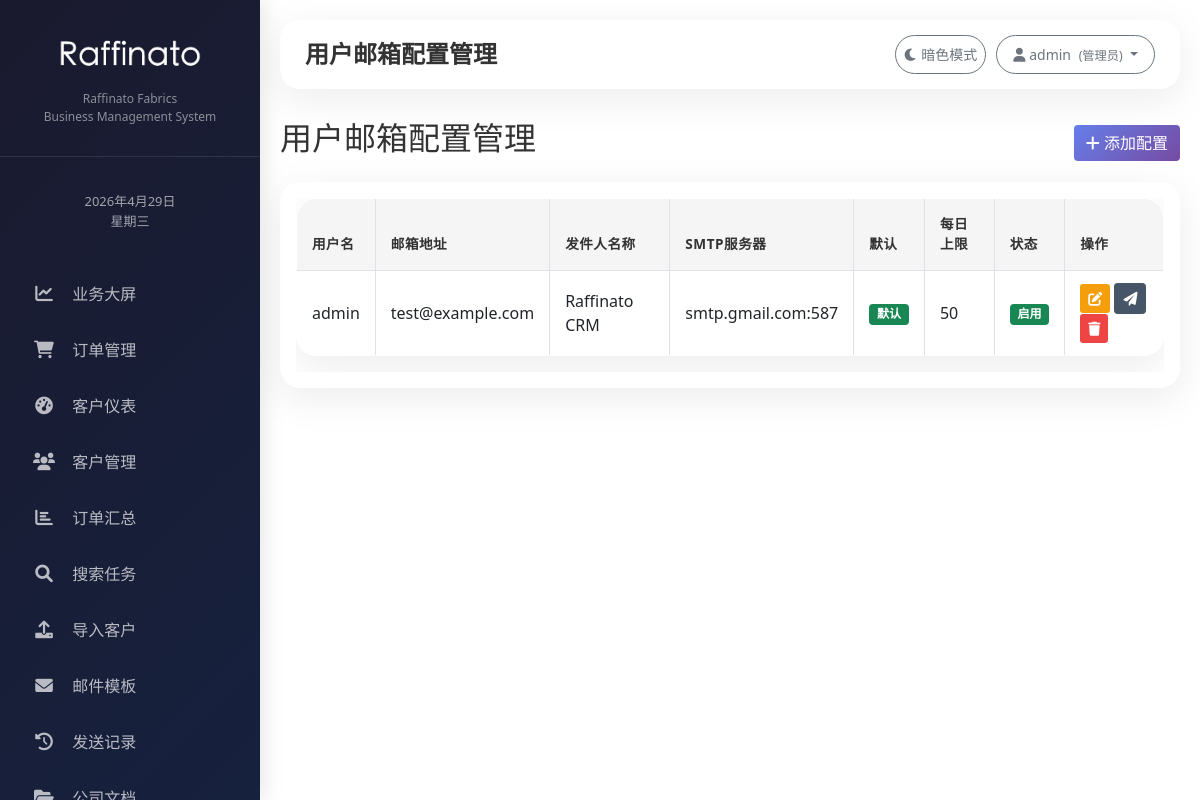
The page /customers/admin/email-configs/ (signed in) on the database its author committed.
### customers/models.py (models this page shows, shortened)
class User(AbstractUser):
    ROLE_CHOICES = [
        ('admin', '管理员'),
        ('general_manager', '总经理'),
        ('manager', '部门主管'),
        ('sales', '业务员'),
        ('documentary', '跟单员'),
    ]
    DEPARTMENT_CHOICES = [
        ('international', '外贸部'),
        ('domestic', '内贸部'),
        ('documentary', '跟单部'),
        ('management', '总经办'),
    ]
    role = models.CharField('角色', max_length=20, choices=ROLE_CHOICES, default='sales')
    department = models.CharField('部门', max_length=20, choices=DEPARTMENT_CHOICES, blank=True, null=True)
    real_name = models.CharField('真实姓名', max_length=50, blank=True, null=True)
    phone = models.CharField('手机号', max_length=20, blank=True, null=True)
    groups = models.ManyToManyField(
        'auth.Group',
        related_name='customers_user_set',
        blank=True,
        verbose_name='groups',
        help_text='The groups this user belongs to.',
    )
    user_permissions = models.ManyToManyField(
        'auth.Permission',
        related_name='customers_user_set',
        blank=True,
        verbose_name='user permissions',
        help_text='Specific permissions for this user.',
    )
    class Meta:
        db_table = 'customers_user'  # 避免与 auth_user 冲突
        verbose_name = '用户'
        verbose_name_plural = '用户'

class UserEmailConfig(models.Model):
    user = models.ForeignKey(settings.AUTH_USER_MODEL, on_delete=models.CASCADE, related_name='email_configs')
    email = models.CharField('邮箱地址', max_length=200)
    smtp_host = models.CharField('SMTP服务器', max_length=200, default='smtp.exmail.qq.com')
    smtp_port = models.IntegerField('SMTP端口', default=587)
    smtp_password = models.CharField('邮箱密码', max_length=200)
    from_name = models.CharField('发件人名称', max_length=100)
    signature = models.TextField('邮件签名', blank=True)
    is_default = models.BooleanField('是否默认', default=False)
    daily_limit = models.IntegerField('每日上限', default=200)
    sent_today = models.IntegerField('今日已发送', default=0)
    is_active = models.BooleanField('是否启用', default=True)
    last_reset_date = models.DateField('上次重置日期', auto_now_add=True)
    created_at = models.DateTimeField('创建时间', auto_now_add=True)
    updated_at = models.DateTimeField('更新时间', auto_now=True)
    class Meta:
        db_table = 'user_email_configs'
        verbose_name = '用户邮箱配置'
        verbose_name_plural = '用户邮箱配置'
        ordering = ['-is_default', '-created_at']

### customers/views.py (the view)
# urls.py: path('admin/email-configs/', views.admin_email_config_list, name='admin_email_config_list'),
@login_required
def admin_email_config_list(request):
    if not (request.user.is_superuser or request.user.role == 'admin'):
        messages.error(request, '权限不足')
        return redirect('email_config_list')  # 普通用户跳转到自己的列表
    configs = UserEmailConfig.objects.select_related('user').all().order_by('-created_at')
    return render(request, 'customers/admin_email_config_list.html', {'configs': configs})

### templates/customers/admin_email_config_list.html (shortened to what this page needs)
{% extends 'base.html' %}
{% block page_title %}用户邮箱配置管理{% endblock %}
{% block content %}
<div class="d-flex justify-content-between align-items-center mb-3">
    <h2>用户邮箱配置管理</h2>
    <a href="{% url 'admin_email_config_create' %}" class="btn btn-primary">
        <i class="fas fa-plus"></i> 添加配置
    </a>
</div>
<div class="card-modern">
    <div class="card-body">
        <div class="table-responsive">
            <table class="table table-modern">
                <thead>
                    <tr>
                        <th>用户名</th>
                        <th>邮箱地址</th>
                        <th>发件人名称</th>
                        <th>SMTP服务器</th>
                        <th>默认</th>
                        <th>每日上限</th>
                        <th>状态</th>
                        <th>操作</th>
                    </tr>
                </thead>
                <tbody>
                    {% for config in configs %}
                    <tr>
                        <td>{{ config.user.real_name|default:config.user.username }}</td>
                        <td>{{ config.email }}</td>
                        <td>{{ config.from_name }}</td>
                        <td>{{ config.smtp_host }}:{{ config.smtp_port }}</td>
                        <td>
                            {% if config.is_default %}
                                <span class="badge bg-success">默认</span>
                            {% endif %}
                        </td>
                        <td>{{ config.daily_limit }}</td>
                        <td>
                            {% if config.is_active %}
                                <span class="badge bg-success">启用</span>
                            {% else %}
                                <span class="badge bg-danger">禁用</span>
                            {% endif %}
                        </td>
                        <td>
                            <a href="{% url 'admin_email_config_edit' config.id %}" class="btn btn-sm btn-warning">
                                <i class="fas fa-edit"></i>
                            </a>
                            <button class="btn btn-sm btn-info test-email" data-id="{{ config.id }}" data-email="{{ config.email }}">
                                <i class="fas fa-paper-plane"></i>
                            </button>
                            <a href="{% url 'admin_email_config_delete' config.id %}" class="btn btn-sm btn-danger" onclick="return confirm('确定删除？')">
                                <i class="fas fa-trash"></i>
                            </a>
                        </td>
                    </tr>
                    {% empty %}
                    <tr>
                        <td colspan="8" class="text-center">暂无邮箱配置</td>
                    </tr>
                    {% endfor %}
                </tbody>
            </table>
        </div>
    </div>
</div>
{% endblock %}

### templates/base.html (shortened to what this page needs)
<!DOCTYPE html>
<html lang="zh-CN">
<head>
    <link href="https://cdn.jsdelivr.net/npm/bootstrap@5.1.3/dist/css/bootstrap.min.css" rel="stylesheet">
    <link rel="stylesheet" href="https://cdnjs.cloudflare.com/ajax/libs/font-awesome/6.0.0/css/all.min.css">
    {% load static %}
    <link rel="stylesheet" href="{% static 'css/custom.css' %}">
</head>
<body>
<body>
<div class="sidebar">
    <div class="sidebar-logo" style="padding: 30px 20px; text-align: center; border-bottom: 1px solid rgba(255,255,255,0.1);">
        <img src="/media/logo/logo.png" alt="Logo" style="max-width: 150px; max-height: 60px; margin-bottom: 10px;" onerror="this.style.display='none'; this.nextSibling.style.display='block';">
        <p style="color: rgba(255,255,255,0.5); font-size: 0.75rem;">Raffinato Fabrics</p>
        <p style="color: rgba(255,255,255,0.5); font-size: 0.75rem;">Business Management System</p>
    </div>
<div class="sidebar-date" style="padding: 15px 20px; text-align: center;">
    <div id="currentDate" style="color: rgba(255,255,255,0.6); font-size: 13px;"></div>
</div>
    <ul class="nav flex-column" style="padding: 20px 0;">
    <li class="nav-item"><a class="nav-link" href="{% url 'stats_dashboard' %}" data-url="{% url 'stats_dashboard' %}"><i class="fas fa-chart-line"></i> 业务大屏</a></li>
    <li class="nav-item"><a class="nav-link" href="/customers/orders/" data-url="/customers/orders/"><i class="fas fa-shopping-cart"></i> 订单管理</a></li>
    <li class="nav-item"><a class="nav-link" href="{% url 'dashboard' %}" data-url="{% url 'dashboard' %}"><i class="fas fa-tachometer-alt"></i> 客户仪表</a></li>
    <li class="nav-item"><a class="nav-link" href="{% url 'customer_list' %}" data-url="{% url 'customer_list' %}"><i class="fas fa-users"></i> 客户管理</a></li>
    <li class="nav-item"><a class="nav-link" href="{% url 'order_summary' %}" data-url="{% url 'order_summary' %}"><i class="fas fa-chart-bar"></i> 订单汇总</a></li>
    <li class="nav-item"><a class="nav-link" href="{% url 'search_task_list' %}" data-url="{% url 'search_task_list' %}"><i class="fas fa-search"></i> 搜索任务</a></li>
    <li class="nav-item"><a class="nav-link" href="{% url 'import_customers' %}" data-url="{% url 'import_customers' %}"><i class="fas fa-upload"></i> 导入客户</a></li>
    <li class="nav-item"><a class="nav-link" href="/templates/" data-url="/templates/"><i class="fas fa-envelope"></i> 邮件模板</a></li>
    <li class="nav-item"><a class="nav-link" href="/send-logs/" data-url="/send-logs/"><i class="fas fa-history"></i> 发送记录</a></li>
    <li class="nav-item"><a class="nav-link" href="{% url 'document_list' %}" data-url="{% url 'document_list' %}"><i class="fas fa-folder-open"></i> 公司文档</a></li>
</ul>
</div>
<div class="main-content">
<div style="display: flex; justify-content: space-between; align-items: center; border-radius: 20px; padding: 15px 25px; margin-bottom: 30px; box-shadow: 0 10px 40px rgba(0,0,0,0.08);">
    <div style="display: flex; align-items: center; gap: 15px;">
        <h1 style="font-size: 1.5rem; font-weight: 600; margin: 0;">{% block page_title %}客户管理{% endblock %}</h1>
    </div>
    <div style="display: flex; gap: 10px;">
        <button id="darkModeToggle" class="btn btn-sm btn-outline-secondary" style="border-radius: 40px;">
            <i class="fas fa-moon"></i> 暗色模式
        </button>
        <div class="dropdown">
            <button class="btn btn-sm btn-outline-secondary dropdown-toggle" style="border-radius: 40px; padding: 8px 16px;" data-bs-toggle="dropdown">
                <i class="fas fa-user"></i>
                <span>{{ user.real_name|default:user.username }}</span>
                <small class="text-muted ms-1">({{ user.get_role_display }})</small>
            </button>
        </div>
    </div>
</div>
    <div class="toast-container position-fixed bottom-0 end-0 p-3" style="z-index: 1100;">
    </div>
    {% block content %}
    {% endblock %}
</div>
</body>
</html>

### static/css/custom.css (style rules this page uses)
.sidebar { position: fixed; top: 0; bottom: 0; left: 0; width: 280px; background: linear-gradient(135deg, #1a1a2e 0%, #16213e 100%); box-shadow: 4px 0 20px rgba(0,0,0,0.1); z-index: 100; transition: all 0.3s ease; }
.sidebar .nav-link { font-weight: 500; color: rgba(255,255,255,0.7); padding: 12px 20px; margin: 4px 12px; border-radius: 12px; transition: all 0.3s ease; }
.sidebar .nav-link i { margin-right: 12px; width: 24px; text-align: center; font-size: 1.1rem; }
.sidebar-logo { padding: 30px 20px; text-align: center; border-bottom: 1px solid rgba(255,255,255,0.1); margin-bottom: 20px; }
.sidebar-logo p { color: rgba(255,255,255,0.5); font-size: 0.75rem; margin: 0; }
.main-content { margin-left: 280px; padding: 25px 35px; min-height: 100vh; }
.card-modern { background: white; border: none; border-radius: 20px; box-shadow: 0 10px 40px rgba(0,0,0,0.08); transition: all 0.3s ease; overflow: hidden; }
.table-modern { background: white; border-radius: 20px; overflow: hidden; box-shadow: 0 10px 40px rgba(0,0,0,0.08); }
.table-modern thead th { background: #f5f5f5 !important; background-image: none !important; color: #333 !important; font-weight: 600; padding: 15px; border: none; font-size: 0.85rem; text-transform: uppercase; letter-spacing: 0.5px; }
.table-modern tbody td { padding: 12px 15px; vertical-align: middle; border-bottom: 1px solid #eee; }
.table-modern, .table-modern thead, .table-modern tbody, .table-modern th, .table-modern td { border: 1px solid #dee2e6 !important; }

### templates/base.html (style rules this page uses)
.sidebar { background: linear-gradient(135deg, #1a2a3a 0%, #0f172a 100%); }
.btn-primary { background: linear-gradient(135deg, #667eea, #764ba2); border: none; color: white; }
.btn-info { background-color: #475569; border-color: #475569; color: white; }
.btn-danger { background-color: #ef4444; border: none; color: white; }
.btn-warning { background-color: #f59e0b; border: none; color: white; }
.table-modern thead th { background-color: #f1f5f9; color: #1e293b; font-weight: 600; border-bottom: 2px solid #e2e8f0; }
* { margin: 0; padding: 0; box-sizing: border-box; }
body { overflow-x: hidden; }
.sidebar { position: fixed; top: 0; left: 0; height: 100vh; width: 260px; background: linear-gradient(135deg, #1a1a2e 0%, #16213e 100%); z-index: 1000; overflow-y: auto; }
.main-content { margin-left: 260px; padding: 20px; width: calc(100% - 260px); max-width: 100%; overflow-x: hidden; }
:root { --bg-color: #ffffff; --text-color: #333333; --card-bg: #f8f9fa; }
body { background-color: var(--bg-color); color: var(--text-color); transition: background-color 0.2s, color 0.2s; }

### rows shown on the page
User: real_name "admin", role "管理员"
UserEmailConfig: user.real_name "admin", email "test@example.com", from_name "Raffinato CRM", smtp_host "smtp.gmail.com", smtp_port "587", is_default "默认", daily_limit "50", is_active "启用"
